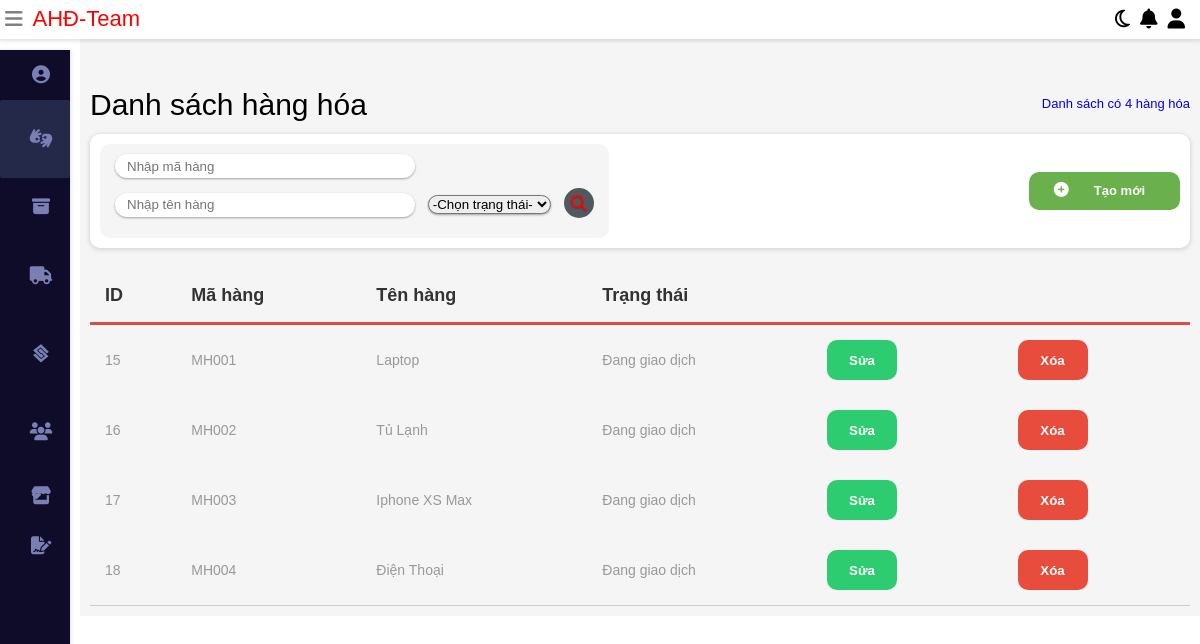
The page /QuanLyHangHoa/admin/goods.php on the database its author committed.
### tables this page shows
CREATE TABLE `hanghoa` (
  `id` int(11) NOT NULL,
  `maHang` varchar(256) NOT NULL,
  `tenHang` varchar(256) NOT NULL,
  `status` int(2) NOT NULL
);

### QuanLyHangHoa/database/database.php (called while the page is built, shortened)
<?php
    $db = new database(HOST, DB_USER, DB_PASSWORD, DB_NAME);
    class database {
        public $connection;
        function __construct($host, $db_user, $db_pass, $db_name){
            $this->connection = new mysqli($host, $db_user, $db_pass, $db_name);
        }
        function getData($sql){
            $result = $this->connection->query($sql);
            $data = [];
            if($result->num_rows > 0){
                while($row = $result->fetch_assoc()){
                    $data[] = $row;
                }
            }
            return $data;
        }
    }
?>

### QuanLyHangHoa/admin/goods.php (the view, shortened to what this page needs)
<?php
	require_once('../database/database.php');
    $sql = "select * from hanghoa where status = 1";
    $dataListHH = $db->getData($sql);
    $numHH = count($dataListHH);
?>
<!DOCTYPE html>
<html>
<head>
<link rel="stylesheet" type="text/css"
	href="../static/css/main.css">
<link rel="stylesheet"
	href="https://stackpath.bootstrapcdn.com/font-awesome/4.7.0/css/font-awesome.min.css">
<link rel="stylesheet"
	href="../static/css/_grid.css">
<link rel="stylesheet"
	href="../static/css/owl.carousel.min.css">
<link rel="stylesheet"
	href="../static/css/owl.theme.default.min.css">
</head>
<body class="body">
	<div class="wrapper">
		<div class="nav d-flex">
			<div class="nav__left d-flex">
				<div class="nav__left--icon nav__left--icon1">
					<i class="fa fa-bars" aria-hidden="true"></i>
				</div>
				<div class="nav__left--loo" style="color: red;">AHĐ-Team</div>
			</div>
			<ul class="nav__right d-flex">
				<li class="nav__right--item"><a class="nav__right--link"><i
						class="fa fa-moon-o" aria-hidden="true"></i></a></li>
				<li class="nav__right--item"><a class="nav__right--link"><i
						class="fa fa-bell" aria-hidden="true"></i></a></li>
				<li class="nav__right--item"><a
					class="nav__right--link dropdown1"><i class="fa fa-user"
						aria-hidden="true"></i></a>
					</li>
			</ul>
		</div>
		<div class="sidebar">
			<ul class="sidebar__nav">
				<li class="sidebar__nav--item"><a class="sidebar__nav--link"
					href="admin.php">
						<div class="sidebar__nav--icon">
							<i class="fas fa-user-circle" aria-hidden="true"></i>
						</div> <span>Trang chủ</span>
				</a></li>
				<li class="sidebar__nav--item"><a
					class="sidebar__nav--link acitve">
						<div class="sidebar__nav--icon">
							<i class="fa fa-american-sign-language-interpreting"
								aria-hidden="true"></i>
						</div> <span>Quản Lý Hàng Hóa</span>
				</a></li>
				<li class="sidebar__nav--item"><a class="sidebar__nav--link"
					href="warehouse.php">
						<div class="sidebar__nav--icon">
							<i class="fa fa-archive" aria-hidden="true"></i>
						</div> <span>Quản Lý Kho</span>
				</a></li>
				<li class="sidebar__nav--item"><a class="sidebar__nav--link"
					href="customer.php">
						<div class="sidebar__nav--icon">
							<i class="fa fa-truck" aria-hidden="true"></i>
						</div> <span>Quản Lý Đại Lý</span>
				</a></li>
				<li class="sidebar__nav--item"><a class="sidebar__nav--link"
					href="supplier.php">
						<div class="sidebar__nav--icon">
							<i class="fab fa-staylinked"></i>
						</div> <span>Quản Lý Nhà C.Cấp</span>
				</a></li>
				<li class="sidebar__nav--item"><a class="sidebar__nav--link"
					href="user.php">
						<div class="sidebar__nav--icon">
							<i class="fa fa-users" aria-hidden="true"></i>
						</div> <span>Quản Lý Nhân Viên</span>
				</a></li>
				<li class="sidebar__nav--item" data-block="id1"><a
					class="sidebar__nav--link ">
						<div class="sidebar__nav--icon">
							<i class="fas fa-store"></i>
						</div> <span>Kho</span>
						<div class="icon">
							<i class="fa fa-caret-down" aria-hidden="true"></i>
						</div>
				</a>
					</li>
				<li class="sidebar__nav--item" data-block="id2"><a
					class="sidebar__nav--link">
						<div class="sidebar__nav--icon">
							<i class="fas fa-file-signature"></i>
						</div> <span>Thống Kê</span>
						<div class="icon">
							<i class="fa fa-caret-down" aria-hidden="true"></i>
						</div>
				</a>
					</li>
			</ul>
		</div>
		<div class="table">
			<div class="table__txt d-flex">
				<div class="table__txt--title">
					<h2>Danh sách hàng hóa</h2>
				</div>
				<ul class="table__txt--link">
					<li class="table__txt--item"><a href="goods.php">Danh sách có <?php echo $numHH;?> hàng hóa</a></li>
				</ul>
			</div>
			<div class="table__top d-flex">
				<form action="" method="POST">
					<div class="table__top--filter">
						<input style="width: 300px; height: 20px;" type="text"
							name="matk" value="" placeholder="Nhập mã hàng">
						<div class="table__search" style="margin: 1rem 0;">
							<input style="width: 300px; height: 20px;" type="text"
								name="tentk" value="" placeholder="Nhập tên hàng">
								<select name="trangthaitk" id="" aria-placeholder="Trạng thái">
								<option value="0">-Chọn trạng thái-</option>
							</select>
							<button name="timkiem" style="color: red;">
							<i class="fa fa-search" aria-hidden="true"></i>
							</button>
						</div>
					</div>
				</form>
				<div class="table__top--add">
					<i class="fa fa-plus-circle" aria-hidden="true"></i><a class="btn"
						href="./goods/add-goods.php">Tạo mới</a>
				</div>
			</div>
			<span>
			</span>
			<table>
				<div class="table__main">
					<thead>
						<tr>
							<th>ID</th>
							<th>Mã hàng</th>
							<th>Tên hàng</th>
							<th>Trạng thái</th>
							<th></th>
							<th></th>
						</tr>
					</thead>
					<tbody>
						<?php foreach($dataListHH as $row){?>
							<tr>
								<td><?php echo $row['id'];?></td>
								<td><?php echo $row['maHang'];?></td>
								<td><?php echo $row['tenHang'];?></td>
								<?php if($row["status"] == 1){ ?>
									<td>Đang giao dịch</td>
									<?php } elseif($row["status"] == 2){?>
									<td>Ngừng giao dịch</td>
								<?php } ?>
								<td class="edit"><a href="./goods/edit_goods.php?id=<?php echo $row['id'];?>">
										<button id="edit">Sửa</button>
								</a></td>
								<td class="delete"><a
								href="./goods/delete-goods.php?id=<?php echo $row['id'];?>"
								onclick="return window.confirm('Bạn có muốn xóa <?php echo $row['tenHang'];?> không?');">
										<button id="delete">Xóa</button>
								</a></td>
							</tr>
						<?php }?>
					</tbody>
			</table>
		</div>
	</div>
</body>
</html>

### QuanLyHangHoa/static/css/_grid.css (style rules this page uses)
*, *::before, *::after { box-sizing: border-box; margin: 0; padding: 0; }
.d-flex { display: flex; align-items: center; }
.wrapper { max-width: 100%; display: block; }

### rows shown on the page
hanghoa: id "15", maHang "MH001", tenHang "Laptop", status "Đang giao dịch"
hanghoa: id "16", maHang "MH002", tenHang "Tủ Lạnh", status "Đang giao dịch"
hanghoa: id "17", maHang "MH003", tenHang "Iphone XS Max", status "Đang giao dịch"
hanghoa: id "18", maHang "MH004", tenHang "Điện Thoại", status "Đang giao dịch"

### other values the page prints
$numHH "4"
